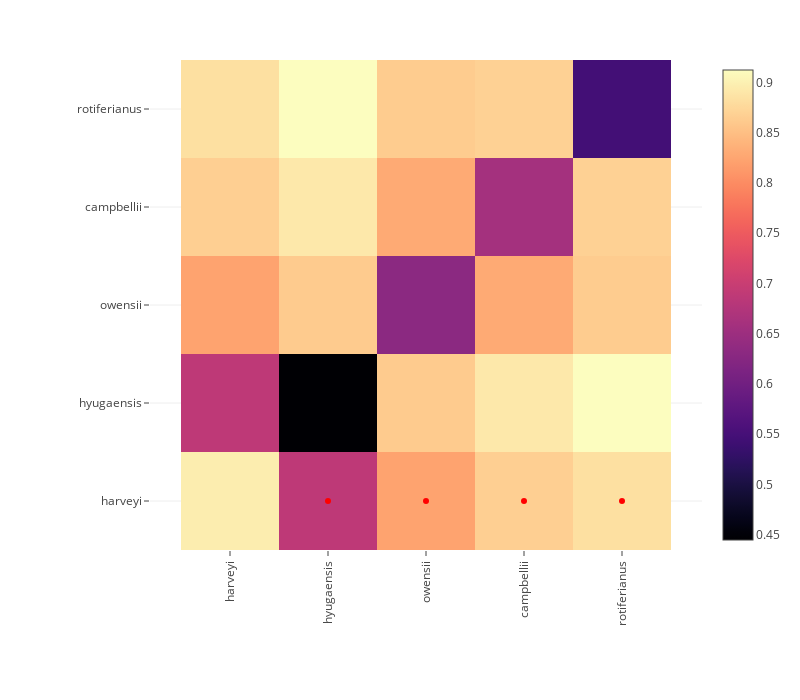

Source (notebook cell):
### Code cell
include("fix-component-base.jl");

### Figure 1 — Plotly figure (JSON) as saved in the notebook; plotly's stock layout.template omitted (floating-point values rounded to 4 significant figures; data arrays with more than 128 entries replaced by an {"elided": "..."} marker saying what was removed)
{"data": [{"colorscale": {"elided": "256x2 mixed values"}, "type": "heatmap", "x": ["harveyi", "hyugaensis", "owensii", "campbellii", "rotiferianus"], "y": ["harveyi", "hyugaensis", "owensii", "campbellii", "rotiferianus"], "z": [[0.8971, 0.6874, 0.8221, 0.8667, 0.8834], [0.6874, 0.4446, 0.8617, 0.8916, 0.9125], [0.8221, 0.8617, 0.6297, 0.8292, 0.8634], [0.8667, 0.8916, 0.8292, 0.6586, 0.8686], [0.8834, 0.9125, 0.8634, 0.8686, 0.5467]]}, {"hoverinfo": "skip", "marker": {"color": "red"}, "mode": "markers", "type": "scatter", "x": ["owensii", "campbellii", "rotiferianus", "hyugaensis"], "y": ["harveyi", "harveyi", "harveyi", "harveyi"]}], "layout": {"height": 700, "margin": {"b": 150, "l": 150, "r": 50, "t": 60}, "width": 800, "xaxis": {"autorange": true, "domain": [0, 1], "range": [-0.8163, 4.816], "scaleanchor": "y", "tickangle": -90, "type": "category"}, "yaxis": {"autorange": true, "domain": [0, 1], "range": [-0.5, 4.5], "type": "category"}}}
